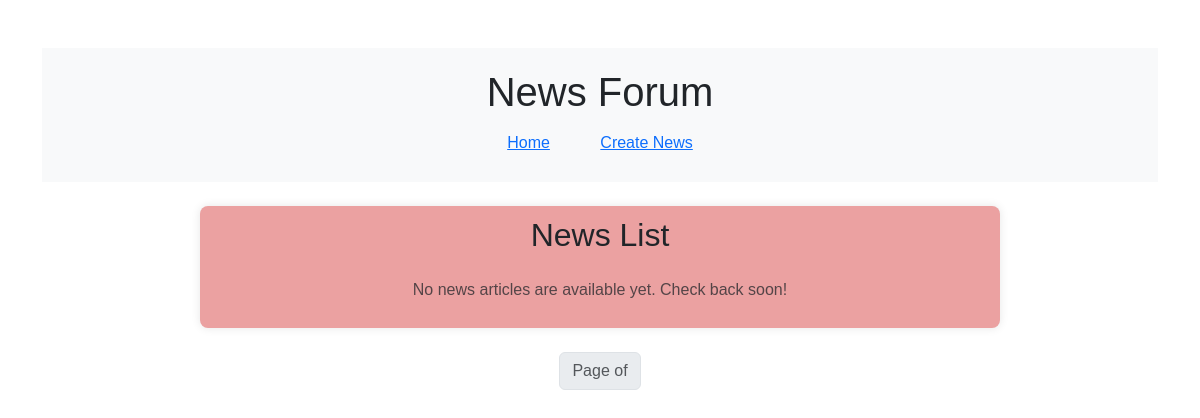
/, run on an earlier commit of the app's database.
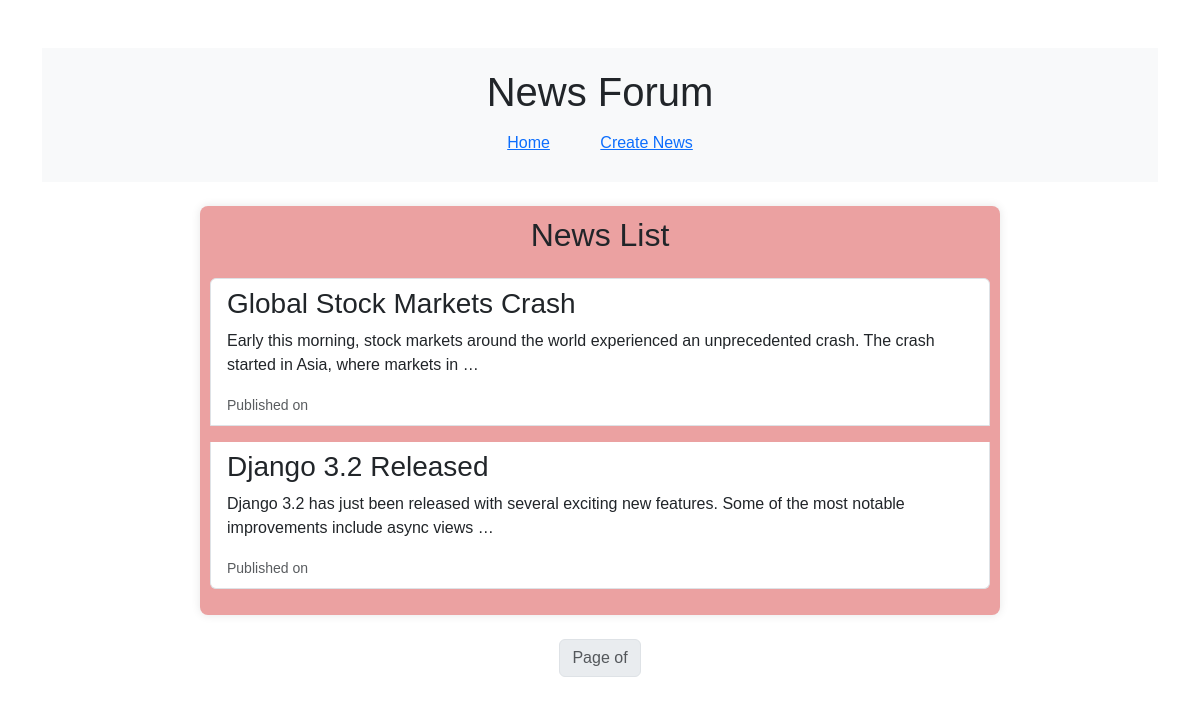
And on a later commit of the database.
### news/models.py (models this page shows, shortened)
class Post(models.Model):
    title = models.CharField(max_length=200)
    content = models.TextField()
    created_at = models.DateTimeField(auto_now_add=True)

### news/views.py (the view)
# urls.py: path('', views.news_list, name='news_list'),
def news_list(request):
    news_items = Post.objects.all().order_by('-created_at')
    return render(request, 'news/news_list.html',{'news_items': news_items})

### news/templates/news/news_list.html (shortened to what this page needs)
<!DOCTYPE html>
<html lang="en">
<head>
    {% load static %}
    <link href="https://cdn.jsdelivr.net/npm/bootstrap@5.3.0/dist/css/bootstrap.min.css" rel="stylesheet">
    <link rel="stylesheet" href="{% static 'css/styles.css' %}">
</head>
<body>
    <div class="container mt-5">
        <header class="mb-4">
            <h1 class="text-center">News Forum</h1>
            <nav class="text-center">
                <a href="/" class="btn btn-link">Home</a>
                <a href="/news/create/" class="btn btn-link">Create News</a>
            </nav>
        </header>
        <section>
            <h2 class="text-center mb-4">News List</h2>
            {% if news_items %}
                <ul class="list-group">
                    {% for news in news_items %}
                        <li class="list-group-item mb-3">
                            <h3>{{ news.title }}</h3>
                            <p>{{ news.content|truncatewords:20 }}</p>
                            <small class="text-muted">Published on {{ news.published_date }}</small>
                        </li>
                    {% endfor %}
                </ul>
            {% else %}
                <p class="text-center text-muted">No news articles are available yet. Check back soon!</p>
            {% endif %}
        </section>
        <div class="row mt-4">
            <div class="col-lg-8 offset-lg-2">
                <nav aria-label="Page navigation">
                    <ul class="pagination justify-content-center">
                        <li class="page-item disabled">
                            <span class="page-link">Page {{ news_items.number }} of {{ news_items.paginator.num_pages }}</span>
                        </li>
                    </ul>
                </nav>
            </div>
        </div>
    </div>
</body>
</html>

What changed in the data, as far as the page shows it:
added Post: title "Global Stock Markets Crash", content "Early this morning, stock markets around the world experienced an unprecedented crash. The crash started in Asia, where markets in …"
added Post: title "Django 3.2 Released", content "Django 3.2 has just been released with several exciting new features. Some of the most notable improvements include async views …"
Also different on the page:
text no longer shown: "No news articles are available yet. Check back soon!"
